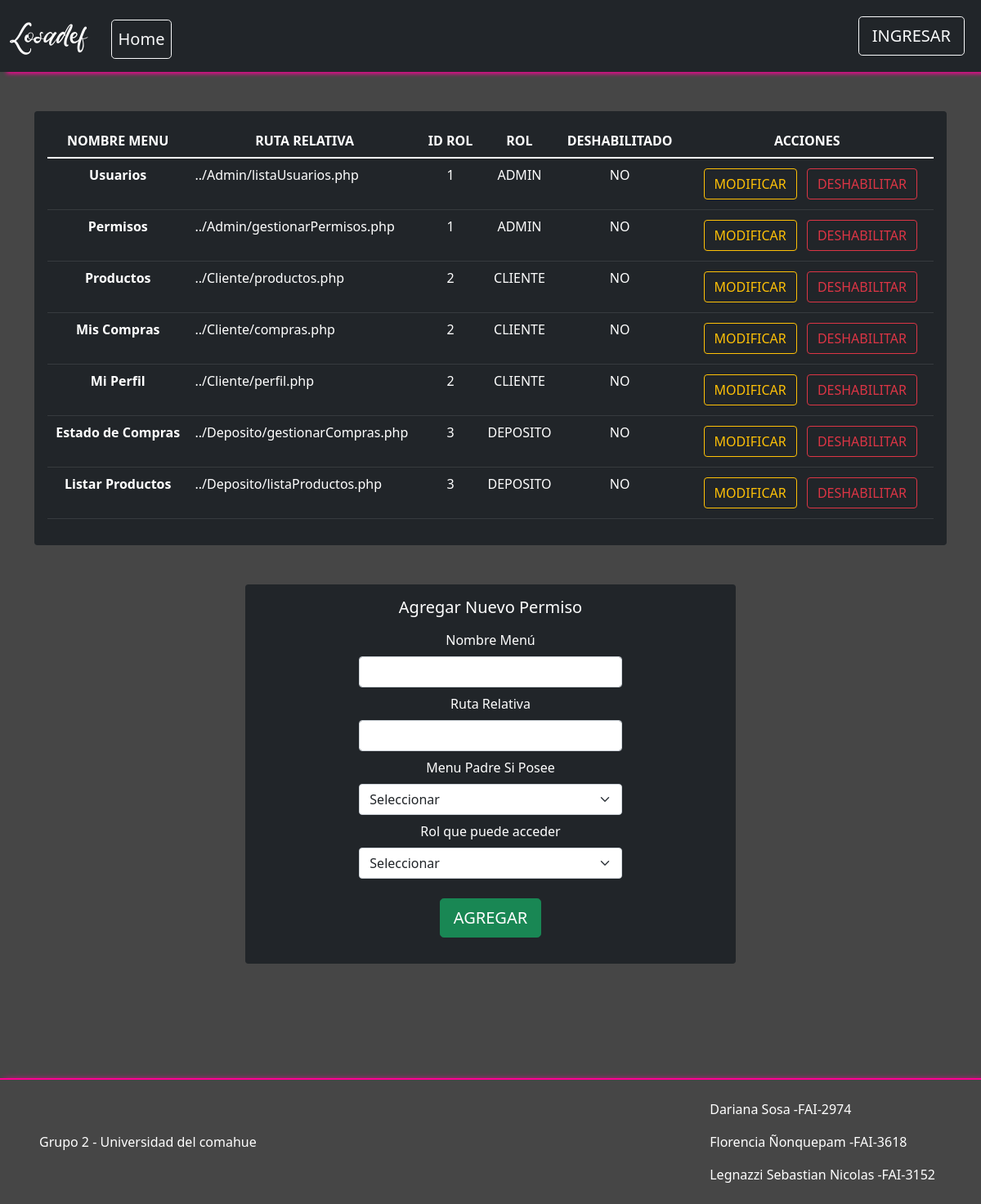
/Vista/Admin/gestionarPermisos.php, run on the app's committed database.
### tables this page shows
CREATE TABLE IF NOT EXISTS `menu` (
  `idMenu` bigint(20) NOT NULL AUTO_INCREMENT,
  `meNombre` varchar(50) NOT NULL COMMENT 'Nombre del item del menu',
  `meDescripcion` varchar(124) NOT NULL COMMENT 'Descripcion mas detallada del item del menu',
  `idPadre` bigint(20) DEFAULT NULL COMMENT 'Referencia al id del menu que es subitem',
  `meDeshabilitado` timestamp NULL DEFAULT CURRENT_TIMESTAMP COMMENT 'Fecha en la que el menu fue deshabilitado por ultima vez',
  PRIMARY KEY (`idMenu`),
  UNIQUE KEY `idmenu` (`idMenu`),
  KEY `fkmenu_1` (`idPadre`)
);

CREATE TABLE IF NOT EXISTS `rol` (
  `idRol` bigint(20) NOT NULL AUTO_INCREMENT,
  `rolDescripcion` varchar(50) NOT NULL,
  PRIMARY KEY (`idRol`),
  UNIQUE KEY `idrol` (`idRol`)
);

### util/funciones.php (called while the page is built, shortened)
<?php
spl_autoload_register(function ($class_name){
    $directorys = array(
        $GLOBALS['ROOT'].'Modelo/',
        $GLOBALS['ROOT'].'Modelo/conector/',
        $GLOBALS['ROOT'].'Control/',
    );
});
?>

### Modelo/Rol.php (called while the page is built, shortened)
<?php
include_once('Conector/BaseDatos.php');
class Rol
{
    private $idRol;
    private $rolDescripcion;
    public function setIdRol($idRol)
    {
        $this->idRol = $idRol;
    }
    public function setRolDescripcion($rolDescripcion)
    {
        $this->rolDescripcion = $rolDescripcion;
    }
    public function getIdRol()
    {
        return $this->idRol;
    }
    public function getRolDescripcion()
    {
        return $this->rolDescripcion;
    }
    public function __construct()
    {
        $this->idRol = "";
        $this->rolDescripcion = "";
    }
    public function cargar()
    {
        $resp = false;
        $base = new BaseDatos();
        $sql = "SELECT * FROM rol WHERE idRol = " . $this->getIdrol();
        if ($base->Iniciar()) {
            $res = $base->Ejecutar($sql);
            if ($res > -1) {
                if ($res > 0) {
                    $row = $base->Registro();
                    $resp = true;
                }
            }
        } else {
            $this->setMensajeOperacion("rol->listar: " . $base->getError());
        }
        return $resp;
    }
}

### modelo/conector/BaseDatos.php (called while the page is built, shortened)
<?php
class BaseDatos extends PDO {
  	private $conec;
  	private $indice;
  	private $resultado;
    public function __construct(){
        $this->indice =0;
        try {
           $this->conec=true;
        }catch (PDOException $e) {
            $this->sql = $e->getMessage();
            $this->conec=false;
        }
    }
    public function Iniciar(){
        return $this->getConec();
    }
    public function getConec(){
        return $this->conec;
    }
    public function setSQL($e){
        return "\n".$this->sql = $e;
    }
    public function Ejecutar($sql){
        $resp = null;
        if ( stristr($sql,"select")){
            $resp =  $this->EjecutarSelect($sql);
        }
        return $resp;
   }
   private function EjecutarSelect($sql){
       $cant = -1;
       $resultado=parent::query($sql);
       if(!$resultado){
           $this->analizarDebug();
       }else {
          $arregloResult = $resultado->fetchAll();
          $cant = count($arregloResult);
       }
       return $cant;
   }
   public function Registro() {
       $filaActual = false;
       $indiceActual = $this->getIndice();
       if ($indiceActual>=0) {
           $filas = $this->getResultado();
           if($indiceActual<count($filas)){
               $filaActual =  $filas[$indiceActual];
           }else {
               $this->setIndice(-1);
           }
       }
       return $filaActual;
   }
   private function setIndice ($valor){
       $this->indice = $valor;
   }
   private function getIndice (){
       return $this->indice;
   }
   private function setResultado($valor){
       $this->resultado = $valor;
   }
   private function getResultado(){
      return $this->resultado;
   }
}

### Modelo/MenuRol.php (called while the page is built, shortened)
<?php
include_once 'conector/BaseDatos.php';
class MenuRol
{
    private $menu;
    private $rol;
    public function setRol($rol)
    {
        $this->rol = $rol;
    }
    public function setMenu($menu)
    {
        $this->menu = $menu;
    }
    public function getRol()
    {
        return $this->rol;
    }
    public function getMenu()
    {
        return $this->menu;
    }
    public function __construct()
    {
        $this->menu = new Menu();
        $this->rol = new Rol();
    }
    public function listar($parametro = "")
    {
        $arreglo = null;
        $base = new BaseDatos();
        $sql = "SELECT * FROM menurol ";
        if ($parametro != "") {
            $sql .= 'WHERE ' . $parametro;
        }
        $res = $base->Ejecutar($sql);
        if ($res > -1) {
            if ($res > 0) {
                $arreglo = array();
                while ($row = $base->Registro()) {
                    $menu = null;
                    if ($row['idMenu'] != null) {
                        $menu = new Menu();
                        $menu->setIdMenu($row['idMenu']);
                        $menu->cargar();
                    }
                    $rol = null;
                    if ($row['idRol'] != null) {
                        $rol = new Rol();
                        $rol->setIdRol($row['idRol']);
                        $rol->cargar();
                    }
                    $obj = new MenuRol();
                    $obj->setear($menu, $rol);
                    array_push($arreglo, $obj);
                }
            }
        }
        return $arreglo;
    }
}

### Control/C_MenuRol.php (called while the page is built, shortened)
<?php
class C_MenuRol
{
    public function buscar($param)
    {
        $where = " true ";
        $objMenuRol = new MenuRol();
        $arreglo = $objMenuRol->listar($where);
        return $arreglo;
    }
}

### Modelo/Menu.php (called while the page is built, shortened)
<?php
include_once('conector/BaseDatos.php');
class Menu {
    private $idMenu;
    private $meNombre;
    private $meDescripcion;
    private $meDeshabilitado;
    public function setIdMenu($idMenu){
        $this->idMenu = $idMenu;
    }
    public function setMeNombre($meNombre){
        $this->meNombre = $meNombre;
    }
    public function setMeDeshabilitado($meDeshabilitado){
        $this->meDeshabilitado = $meDeshabilitado;
    }
    public function setMeDescripcion($meDescripcion){
        $this->meDescripcion = $meDescripcion;
    }
    public function getIdMenu(){
        return $this->idMenu;
    }
    public function getMeNombre(){
        return $this->meNombre;
    }
    public function getMeDeshabilitado(){
        return $this->meDeshabilitado;
    }
    public function getMeDescripcion(){
        return $this->meDescripcion;
    }
    public function __construct(){
        $this->idMenu = "";
        $this->meNombre = "";
        $this->meDeshabilitado = null;
    }
    public function cargar(){
        $resp = false;
        $base = new BaseDatos();
        $sql = "SELECT * FROM menu WHERE idMenu = " .$this->getIdMenu();
        if ($base->Iniciar()) {
            $res = $base->Ejecutar($sql);
            if ($res > -1) {
                if ($res > 0) {
                    $resp =  true;
                }
            }
        } else {
            $this->setMensajeOperacion("menu->listar: " . $base->getError());
        }
        return $resp;
    }
}

### Vista/Admin/gestionarPermisos.php (the view, shortened to what this page needs)
<?php
include_once('../estructura/Cabecera.php');
$objMenuRol=new C_MenuRol();
$permisos=$objMenuRol->buscar(null);
if ($permisos != null) {
    $cantPermisos=count($permisos);
} else{
    $cantRoles=-1;
}
?>
<div class="container-md mx-auto m-5">
<?php
    if ($cantPermisos > -1) {
    ?>
<div class="rounded p-3 mb-2 bg-dark text-white">
        <table class="table table-dark table-hover p-5">
            <thead class="text-center">
            <tr>
            <th scope="col-6">NOMBRE MENU</th>
            <th scope="col-6">RUTA RELATIVA</th>
            <th scope="col-2">ID ROL</th>
            <th scope="col-4">ROL</th>
            <th scope="col-4">DESHABILITADO</th>
            <th scope="col-4">ACCIONES</th>
            </tr>
            </thead>
            <tbody>
            <?php
                foreach($permisos as $permiso){
                    ?>
                    <tr>
                    <th scope="row" class="text-center"><?php echo $permiso->getMenu()->getMeNombre()?></th>
                    <td><?php echo $permiso->getMenu()->getMeDescripcion() ?></td>
                    <td class="text-center"> <?php echo $permiso->getRol()->getIdRol() ?> </td>
                    <td class="text-center"> <?php echo $permiso->getRol()->getRolDescripcion()  ?>
                    </td>
                    <td class="text-center"> <?php echo $permiso->getMenu()->getMeDeshabilitado()==NULL?"NO":$permiso->getMenu()->getMeDeshabilitado()?>
                    </td>
                    <td class="text-center">
                        <form method="POST" action="modificarPermisos.php">
                        <button type="submit"
                        class="ms-3 my-1 text-decoration-none btn btn-outline-warning"> MODIFICAR </button>
                        <?php echo $permiso->getMenu()->getMeDeshabilitado()==NULL?
                        "<button type='button' class='mx-2 text-decoration-none btn btn-outline-danger deshabilitar'>
                        DESHABILITAR
                        </button>":
                        "<button type='button' class='mx-2 text-decoration-none btn btn-outline-danger habilitar'>
                        HABILITAR
                        </button>";
                        ?>
                        </form>
                    </td>
                </tr>
                <?php
                }
            ?>
            </tbody>
            </table>
            </div>
            <?php
    }else{
        ?>
        <div class="alert alert-warning" role="alert">
            No existen roles cargados...
        </div>
        <?php
    }
    ?>
</div>
<div class="container-md w-50 text-center rounded p-3 mb-2 bg-dark text-white my-5 mb-5">
    <form class="row justify-content-center needs-validation" id="formNuevoPermiso"
        method="POST" action="../Accion/nuevoPermiso.php" novalidate>
        <div class="col-10">
            <h5>Agregar Nuevo Permiso</h5>
        </div>
            <div class="col-lg-7 col-12 mt-2">
                <label>Nombre Menú </label>
                <input type="text" pattern="[a-zA-Z]+\s?[a-zA-Z]*\s?[a-zA-Z]*\s?[a-zA-Z]*\s?[a-zA-Z]*"
                name="meNombre" minlength="3" class="form-control text mt-2" required>
            </div>
            <div class="col-lg-7 col-12 mt-2">
                <label>Ruta Relativa </label>
                <input type="text" pattern="(..\/)([a-zA-Z0-9_\-]+)(\/[a-zA-Z0-9_\-]+)\.php" name="meDescripcion" minlength="10"
                class="form-control text mt-2" required>
            </div>
            <div class="col-lg-7 col-12 mt-2">
                <label>Menu Padre Si Posee</label>
                <select name="idPadre" class="form-select mt-2" aria-label=".form-select example">
                <option value="" selected>Seleccionar</option>
                </select>
            </div>
            <div class="col-lg-7 col-12 mt-2">
                <label>Rol que puede acceder</label>
                <select name="idRol" class="form-select mt-2" aria-label=".form-select example" required>
                <option value="" selected>Seleccionar</option>
                </select>
            </div>
            <div class="col-10">
            <button class="btn btn-lg btn-success my-3 mt-4" type="submit"
                id="nuevoPermiso">AGREGAR
            </button>
            </div>
    </form>
</div>
<?php
include_once("../estructura/Pie.php")
?>

### vista/css/producto.css (style rules this page uses)
html { scroll-behavior: smooth; }
body { background-color: rgb(70, 70, 70); }

### data on the page
menu: meNombre "Usuarios", meDescripcion "../Admin/listaUsuarios.php", shows "NO", shows "DESHABILITAR"
rol: idRol "1", rolDescripcion "ADMIN"
menu: meNombre "Permisos", meDescripcion "../Admin/gestionarPermisos.php", shows "NO", shows "DESHABILITAR"
menu: meNombre "Productos", meDescripcion "../Cliente/productos.php", shows "NO", shows "DESHABILITAR"
rol: idRol "2", rolDescripcion "CLIENTE"
menu: meNombre "Mis Compras", meDescripcion "../Cliente/compras.php", shows "NO", shows "DESHABILITAR"
menu: meNombre "Mi Perfil", meDescripcion "../Cliente/perfil.php", shows "NO", shows "DESHABILITAR"
menu: meNombre "Estado de Compras", meDescripcion "../Deposito/gestionarCompras.php", shows "NO", shows "DESHABILITAR"
rol: idRol "3", rolDescripcion "DEPOSITO"
menu: meNombre "Listar Productos", meDescripcion "../Deposito/listaProductos.php", shows "NO", shows "DESHABILITAR"
